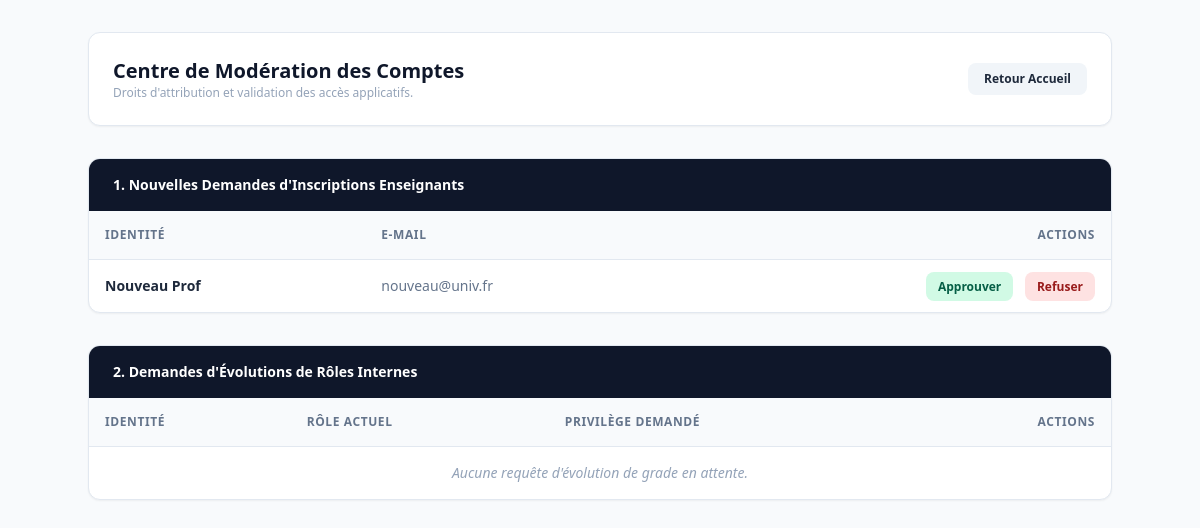
The page /pages/validation_comptes.php (signed in) on the database as committed earlier.
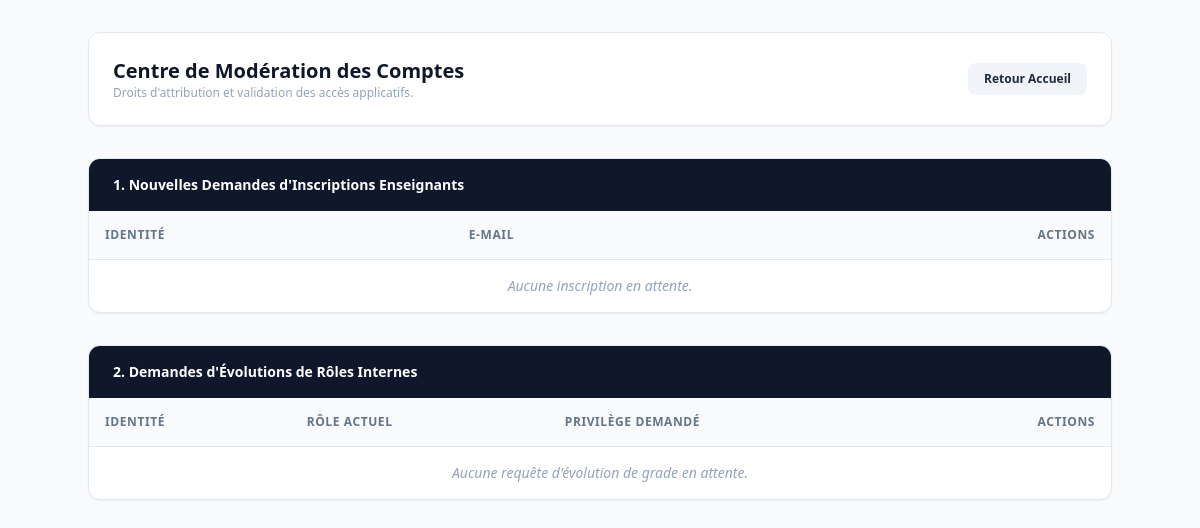
The same page on the database as committed later.
### tables this page shows
CREATE TABLE Enseignant (
    id_enseignant INT AUTO_INCREMENT PRIMARY KEY,
    nom VARCHAR(100) NOT NULL, 
    prenom VARCHAR(100) NOT NULL,
    email VARCHAR(150) NOT NULL UNIQUE,
    mot_de_passe VARCHAR(255) NOT NULL,
    role VARCHAR(50) NOT NULL DEFAULT 'Enseignant',
    role_demande VARCHAR(50) DEFAULT NULL,
    statut_compte ENUM('en_attente', 'valide') DEFAULT 'en_attente',
    etablissement VARCHAR(150) DEFAULT NULL,
    numero_telephone VARCHAR(20) DEFAULT NULL,
    adresse_postale TEXT DEFAULT NULL
);

### pages/validation_comptes.php (the view, shortened to what this page needs)
<?php
require_once '../config/database.php';
$stmt1 = $pdo->query("SELECT * FROM Enseignant WHERE statut_compte = 'en_attente'");
$profs_en_attente = $stmt1->fetchAll();
$stmt2 = $pdo->query("SELECT * FROM Enseignant WHERE role_demande IS NOT NULL AND statut_compte = 'valide'");
$demandes_roles = $stmt2->fetchAll();
?>
<!DOCTYPE html>
<html lang="fr">
<head>
    <script src="https://cdn.tailwindcss.com"></script>
</head>
<body class="bg-slate-50 text-slate-800 min-h-screen p-8">
    <div class="max-w-5xl mx-auto flex flex-col gap-8">
        <div class="flex justify-between items-center bg-white p-6 rounded-xl border border-slate-200 shadow-sm">
            <div>
                <h1 class="text-xl font-bold text-slate-900">Centre de Modération des Comptes</h1>
                <p class="text-xs text-slate-400">Droits d'attribution et validation des accès applicatifs.</p>
            </div>
            <a href="../index.php" class="bg-slate-100 px-4 py-2 rounded-lg font-bold text-xs hover:bg-slate-200">Retour Accueil</a>
        </div>
        <div class="bg-white rounded-xl border border-slate-200 shadow-sm overflow-hidden">
            <div class="bg-slate-900 px-6 py-4"><h2 class="text-white font-bold text-sm">1. Nouvelles Demandes d'Inscriptions Enseignants</h2></div>
            <table class="w-full text-left border-collapse">
                <thead class="bg-slate-50 border-b border-slate-200 text-xs text-slate-500 font-bold uppercase tracking-wider">
                    <tr><th class="p-4">Identité</th><th class="p-4">E-mail</th><th class="p-4 text-right">Actions</th></tr>
                </thead>
                <tbody class="text-sm divide-y divide-slate-100">
                    <?php if(empty($profs_en_attente)): ?>
                        <tr><td colspan="3" class="p-4 text-center text-slate-400 italic">Aucune inscription en attente.</td></tr>
                    <?php else: foreach($profs_en_attente as $p): ?>
                        <tr>
                            <td class="p-4 font-semibold"><?= htmlspecialchars($p['nom'] . ' ' . $p['prenom']) ?></td>
                            <td class="p-4 text-slate-500"><?= htmlspecialchars($p['email']) ?></td>
                            <td class="p-4 text-right space-x-2">
                                <a href="../actions/valider_compte.php?id=<?=$p['id_enseignant']?>&action=valider&target=compte" class="bg-emerald-100 text-emerald-800 px-3 py-1.5 rounded-lg text-xs font-bold hover:bg-emerald-200">Approuver</a>
                                <a href="../actions/valider_compte.php?id=<?=$p['id_enseignant']?>&action=refuser&target=compte" class="bg-red-100 text-red-800 px-3 py-1.5 rounded-lg text-xs font-bold hover:bg-red-200" onclick="return confirm('Supprimer définitivement la demande ?');">Refuser</a>
                            </td>
                        </tr>
                    <?php endforeach; endif; ?>
                </tbody>
            </table>
        </div>
        <div class="bg-white rounded-xl border border-slate-200 shadow-sm overflow-hidden">
            <div class="bg-slate-900 px-6 py-4"><h2 class="text-white font-bold text-sm">2. Demandes d'Évolutions de Rôles Internes</h2></div>
            <table class="w-full text-left border-collapse">
                <thead class="bg-slate-50 border-b border-slate-200 text-xs text-slate-500 font-bold uppercase tracking-wider">
                    <tr><th class="p-4">Identité</th><th class="p-4">Rôle Actuel</th><th class="p-4">Privilège Demandé</th><th class="p-4 text-right">Actions</th></tr>
                </thead>
                <tbody class="text-sm divide-y divide-slate-100">
                    <?php if(empty($demandes_roles)): ?>
                        <tr><td colspan="4" class="p-4 text-center text-slate-400 italic">Aucune requête d'évolution de grade en attente.</td></tr>
                    <?php else: foreach($demandes_roles as $dr): ?>
                        <tr>
                            <td class="p-4 font-semibold"><?= htmlspecialchars($dr['nom'] . ' ' . $dr['prenom']) ?></td>
                            <td class="p-4"><span class="bg-slate-100 px-2 py-1 rounded text-xs"><?= htmlspecialchars($dr['role']) ?></span></td>
                            <td class="p-4"><span class="bg-blue-50 text-blue-700 px-2 py-1 rounded text-xs font-bold"><?= htmlspecialchars($dr['role_demande']) ?></span></td>
                            <td class="p-4 text-right space-x-2">
                                <a href="../actions/valider_compte.php?id=<?=$dr['id_enseignant']?>&action=valider&target=role" class="bg-emerald-100 text-emerald-800 px-3 py-1.5 rounded-lg text-xs font-bold hover:bg-emerald-200">Accorder</a>
                                <a href="../actions/valider_compte.php?id=<?=$dr['id_enseignant']?>&action=refuser&target=role" class="bg-red-100 text-red-800 px-3 py-1.5 rounded-lg text-xs font-bold hover:bg-red-200">Rejeter</a>
                            </td>
                        </tr>
                    <?php endforeach; endif; ?>
                </tbody>
            </table>
        </div>
    </div>
</body>
</html>

Rows that differ between the two databases and show on the page:
removed enseignant: nom+prenom "Nouveau Prof", email "nouveau@univ.fr"
Other text that changed with them:
text now shown: "Aucune inscription en attente."
